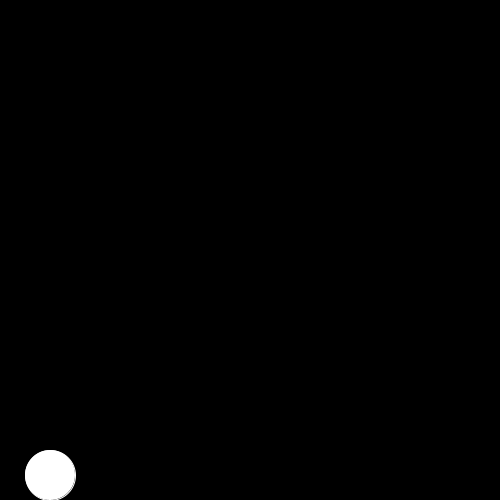
Frame 1 (no input)
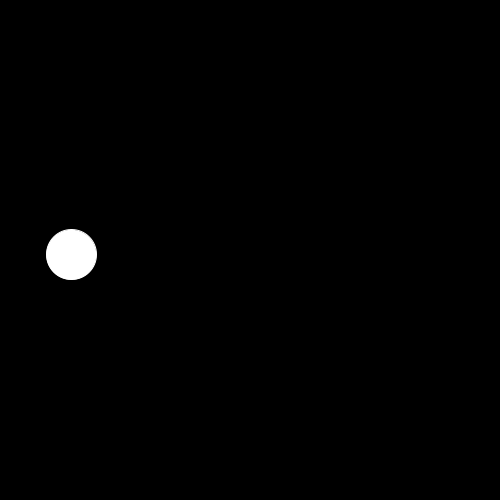
Frame 60 (the mouse pressed at the canvas centre just before this capture)
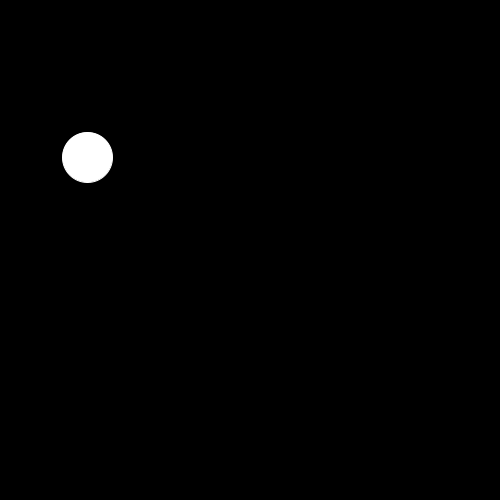
Frame 120 (the mouse held since frame 60 and released just before this capture)

The Processing sketch that drew these frames (run headless with seeded random() and noise(); from frame 60 on, the mouse is pressed at the canvas centre):

// Processing sketch: physics1
// ── physics1.pde
void setup()
{
  size(500, 500);  
  
  pos = new PVector(50, height - 25);
  acc = new PVector(0, 0);
  vel = new PVector(25, -300);
  force = new PVector(0, 0);
  mass = 1;
}

PVector pos;
PVector acc;
PVector vel;
PVector force;
float mass;
float deltaTime = 1.0f / 60.0f;
float gravity = 80;
void draw()
{
  background(0);
  stroke(255);
  ellipse(pos.x, pos.y, 50, 50);
  
  if (keyPressed && key == ' ')
  {
    force.add(0, -400);
  }
  acc = PVector.div(force , mass);
  //println(acc);
  vel.add(PVector.mult(acc, deltaTime));
  vel.y += gravity * deltaTime; 
 
  //vel += acc * Time.deltaTime; // This is Unity
  pos.add(PVector.mult(vel, deltaTime));
  // pos += vel * Time.deltaTime; // This is Unity
  
  if (pos.y > height - 25)
  {
    // Bounce!
    pos.y = height - 25;
    vel.y *= -0.5;
    // vel.x *= 0.8;
  }
  
  vel.mult(0.995f);
  
  force.x = force.y = 0.0f;
  
}
